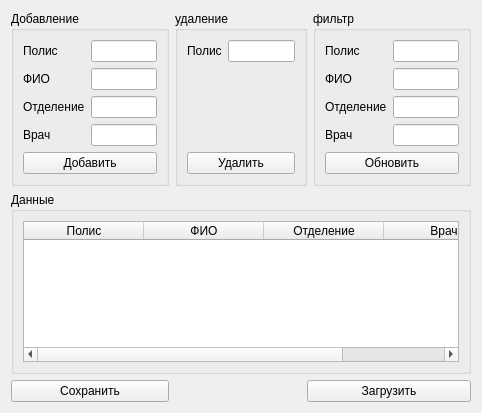
<?xml version="1.0" encoding="UTF-8"?>
<ui version="4.0">
 <class>MainWidget</class>
 <widget class="QWidget" name="MainWidget">
  <property name="geometry">
   <rect>
    <x>0</x>
    <y>0</y>
    <width>482</width>
    <height>413</height>
   </rect>
  </property>
  <property name="windowTitle">
   <string>Form</string>
  </property>
  <layout class="QGridLayout" name="gridLayout">
   <item row="2" column="0">
    <widget class="QPushButton" name="save">
     <property name="text">
      <string>Сохранить</string>
     </property>
    </widget>
   </item>
   <item row="0" column="3">
    <widget class="QGroupBox" name="groupBox_3">
     <property name="enabled">
      <bool>true</bool>
     </property>
     <property name="title">
      <string>фильтр</string>
     </property>
     <layout class="QGridLayout" name="gridLayout_5">
      <item row="3" column="1">
       <widget class="QLineEdit" name="find_doctor"/>
      </item>
      <item row="1" column="1">
       <widget class="QLineEdit" name="find_name"/>
      </item>
      <item row="1" column="0">
       <widget class="QLabel" name="label_7">
        <property name="text">
         <string>ФИО</string>
        </property>
       </widget>
      </item>
      <item row="2" column="0">
       <widget class="QLabel" name="label_9">
        <property name="text">
         <string>Отделение</string>
        </property>
       </widget>
      </item>
      <item row="2" column="1">
       <widget class="QLineEdit" name="find_section"/>
      </item>
      <item row="0" column="0">
       <widget class="QLabel" name="label_6">
        <property name="text">
         <string>Полис</string>
        </property>
       </widget>
      </item>
      <item row="0" column="1">
       <widget class="QLineEdit" name="find_policy"/>
      </item>
      <item row="3" column="0">
       <widget class="QLabel" name="label_8">
        <property name="text">
         <string>Врач</string>
        </property>
       </widget>
      </item>
      <item row="4" column="0" colspan="2">
       <widget class="QPushButton" name="find">
        <property name="text">
         <string>Обновить</string>
        </property>
       </widget>
      </item>
     </layout>
    </widget>
   </item>
   <item row="1" column="0" colspan="4">
    <widget class="QGroupBox" name="groupBox_4">
     <property name="title">
      <string>Данные</string>
     </property>
     <layout class="QGridLayout" name="gridLayout_3">
      <item row="0" column="0">
       <widget class="QTableWidget" name="tableWidget">
        <property name="enabled">
         <bool>true</bool>
        </property>
        <attribute name="horizontalHeaderVisible">
         <bool>true</bool>
        </attribute>
        <attribute name="horizontalHeaderCascadingSectionResizes">
         <bool>false</bool>
        </attribute>
        <attribute name="horizontalHeaderDefaultSectionSize">
         <number>120</number>
        </attribute>
        <attribute name="horizontalHeaderStretchLastSection">
         <bool>true</bool>
        </attribute>
        <attribute name="verticalHeaderStretchLastSection">
         <bool>false</bool>
        </attribute>
        <column>
         <property name="text">
          <string>Полис</string>
         </property>
        </column>
        <column>
         <property name="text">
          <string>ФИО</string>
         </property>
        </column>
        <column>
         <property name="text">
          <string>Отделение</string>
         </property>
        </column>
        <column>
         <property name="text">
          <string>Врач</string>
         </property>
        </column>
       </widget>
      </item>
     </layout>
    </widget>
   </item>
   <item row="0" column="0">
    <widget class="QGroupBox" name="groupBox">
     <property name="title">
      <string>Добавление</string>
     </property>
     <layout class="QGridLayout" name="gridLayout_2">
      <item row="0" column="0">
       <widget class="QLabel" name="label">
        <property name="text">
         <string>Полис</string>
        </property>
       </widget>
      </item>
      <item row="1" column="1">
       <widget class="QLineEdit" name="add_name"/>
      </item>
      <item row="3" column="1">
       <widget class="QLineEdit" name="add_doctor"/>
      </item>
      <item row="2" column="0">
       <widget class="QLabel" name="label_3">
        <property name="text">
         <string>Отделение</string>
        </property>
       </widget>
      </item>
      <item row="2" column="1">
       <widget class="QLineEdit" name="add_section"/>
      </item>
      <item row="0" column="1">
       <widget class="QLineEdit" name="add_policy"/>
      </item>
      <item row="3" column="0">
       <widget class="QLabel" name="label_4">
        <property name="text">
         <string>Врач</string>
        </property>
       </widget>
      </item>
      <item row="1" column="0">
       <widget class="QLabel" name="label_2">
        <property name="text">
         <string>ФИО</string>
        </property>
       </widget>
      </item>
      <item row="4" column="0" colspan="2">
       <widget class="QPushButton" name="add">
        <property name="text">
         <string>Добавить</string>
        </property>
       </widget>
      </item>
     </layout>
    </widget>
   </item>
   <item row="2" column="2" colspan="2">
    <widget class="QPushButton" name="load">
     <property name="text">
      <string>Загрузить</string>
     </property>
    </widget>
   </item>
   <item row="2" column="1">
    <spacer name="horizontalSpacer">
     <property name="orientation">
      <enum>Qt::Horizontal</enum>
     </property>
     <property name="sizeHint" stdset="0">
      <size>
       <width>40</width>
       <height>20</height>
      </size>
     </property>
    </spacer>
   </item>
   <item row="0" column="1" colspan="2">
    <widget class="QGroupBox" name="groupBox_2">
     <property name="title">
      <string>удаление</string>
     </property>
     <layout class="QGridLayout" name="gridLayout_4">
      <item row="2" column="0" colspan="2">
       <widget class="QPushButton" name="rem">
        <property name="text">
         <string>Удалить</string>
        </property>
       </widget>
      </item>
      <item row="0" column="0">
       <widget class="QLabel" name="label_5">
        <property name="text">
         <string>Полис</string>
        </property>
       </widget>
      </item>
      <item row="0" column="1">
       <widget class="QLineEdit" name="rem_policy"/>
      </item>
      <item row="1" column="0" colspan="2">
       <spacer name="verticalSpacer">
        <property name="orientation">
         <enum>Qt::Vertical</enum>
        </property>
        <property name="sizeHint" stdset="0">
         <size>
          <width>20</width>
          <height>40</height>
         </size>
        </property>
       </spacer>
      </item>
     </layout>
    </widget>
   </item>
  </layout>
 </widget>
 <resources/>
 <connections/>
</ui>
